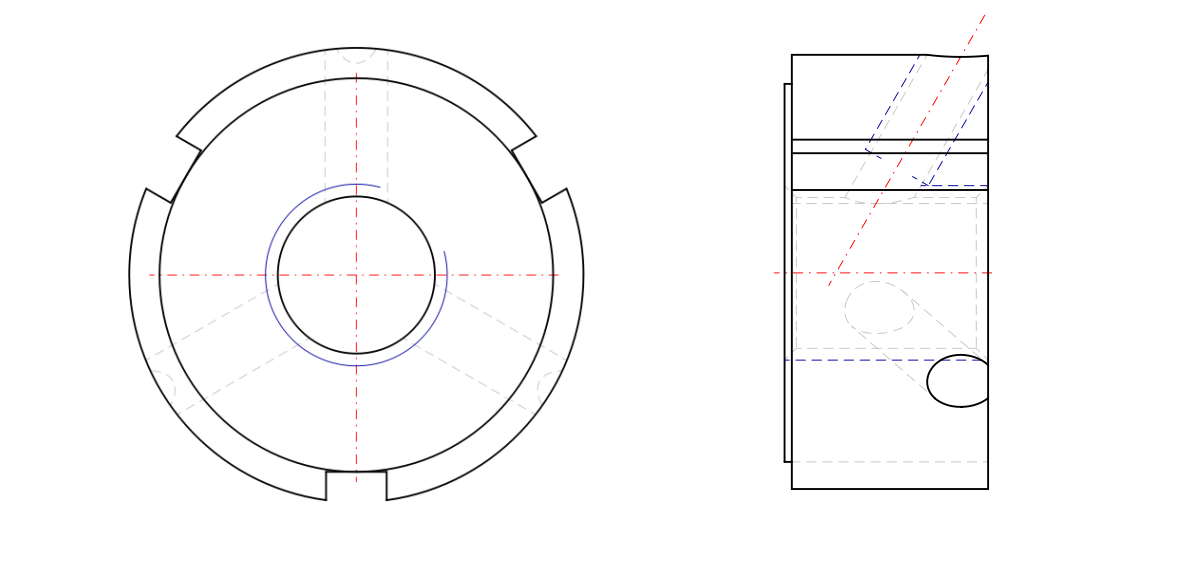
#> input picture bearing.png, 1180 x 567 px
$ python main.py
#> lines starting #> are read from the running program, lines starting #| are printed output that depends on the picture; after the words box and inside, x2 and y2 are one past the last pixel; in counts of white or black regions, pixels touching at a corner belong together
### preprocessing.py
import cv2
import numpy as np

def create_primitives_list(circles, arcs, lines):
    primitives = []

    for x, y, r in circles:
        primitives.append({
            "type": "CIRCLE",
            "center": (x, y),
            "radius": r
        })

    for x, y, r, start, end in arcs:
        primitives.append({
            "type": "ARC",
            "center": (x, y),
            "radius": r,
            "start_angle": start,
            "end_angle": end
        })

    if lines is not None:
        for line in lines:
            x1, y1, x2, y2 = map(int, line)
            primitives.append({
                "type": "LINE",
                "start": (x1, y1),
                "end": (x2, y2)
            })

    return primitives

def preprocess_and_extract_proj(image_path, output_prefix="proj"):
    img = cv2.imread(image_path, cv2.IMREAD_GRAYSCALE)
    if img is None:
        raise ValueError(f"Не удалось загрузить изображение: {image_path}")

    img_blur = cv2.GaussianBlur(img, (7, 7), sigmaX=2.0)
    _, img_bin = cv2.threshold(img_blur, 200, 255, cv2.THRESH_BINARY_INV)

    contours, _ = cv2.findContours(img_bin, cv2.RETR_EXTERNAL, cv2.CHAIN_APPROX_SIMPLE)
    contours = sorted(contours, key=cv2.contourArea, reverse=True)

    results = []
    padding = 10
    for i, contour in enumerate(contours[:2]):
        x, y, w, h = cv2.boundingRect(contour)

        if w <= 0 or h <= 0:
            continue

        x1 = max(x - padding, 0)
        y1 = max(y - padding, 0)
        x2 = min(x + w + padding, img.shape[1])
        y2 = min(y + h + padding, img.shape[0])

        if y1 >= y2 or x1 >= x2:
            continue

        cropped = img_bin[y1:y2, x1:x2]
        if cropped.size == 0:
            continue

        output_path = f"{output_prefix}{i}.png"
        cv2.imwrite(output_path, cropped)
        results.append(output_path)

    return results

def find_primitives_on_proj(image_path, center_tolerance=5.0, num_points=360, area_threshold=50.0):
    img_bin = cv2.imread(image_path, cv2.IMREAD_GRAYSCALE)
    if img_bin is None:
        raise ValueError(f"Не удалось загрузить изображение: {image_path}")
    if len(np.unique(img_bin)) > 2:
        _, img_bin = cv2.threshold(img_bin, 200, 255, cv2.THRESH_BINARY_INV)

    cnts, _ = cv2.findContours(img_bin, cv2.RETR_TREE, cv2.CHAIN_APPROX_SIMPLE)
    potential_circles = []
    filtered_contours = []

    for c in cnts:
        area = cv2.contourArea(c)
        if area > area_threshold:
            filtered_contours.append(c)
            peri = cv2.arcLength(c, True)
            approx = cv2.approxPolyDP(c, 0.04 * peri, True)
            if len(approx) > 5:
                (x, y), r = cv2.minEnclosingCircle(c)
                potential_circles.append((x, y, r))

    if potential_circles:
        centers = np.array([(x, y) for x, y, _ in potential_circles])
        mean_center = np.mean(centers, axis=0)
        valid_circles = [(x, y, r) for x, y, r in potential_circles
                        if np.sqrt((x - mean_center[0])**2 + (y - mean_center[1])**2) < center_tolerance]
    else:
        valid_circles = []

    full_circles = []
    arcs_list = []
    for x, y, r in valid_circles:
        angles = np.linspace(0, 360, num_points, endpoint=False)
        points = [(int(x + r * np.cos(np.radians(angle))), int(y + r * np.sin(np.radians(angle))), angle) for angle in angles]
        points = [(px, py, angle) for px, py, angle in points
                  if 0 <= px < img_bin.shape[1] and 0 <= py < img_bin.shape[0]]

        pixel_values = []
        for px, py, angle in points:
            patch = img_bin[max(0, py-2):min(img_bin.shape[0], py+3),
                           max(0, px-2):min(img_bin.shape[1], px+3)]
            is_zero = np.all(patch == 0)
            pixel_values.append((angle, is_zero))

        arcs = []
        current_start = None
        has_gaps = False
        for i, (angle, is_zero) in enumerate(pixel_values):
            if not is_zero:
                if current_start is None:
                    current_start = angle
            else:
                has_gaps = True
                if current_start is not None:
                    prev_angle = pixel_values[i-1][0] if i > 0 else pixel_values[-1][0]
                    arcs.append((current_start, prev_angle))
                    current_start = None

        if current_start is not None and has_gaps:
            prev_angle = pixel_values[-1][0]
            arcs.append((current_start, prev_angle))

        if not has_gaps and current_start is not None:
            full_circles.append((x, y, r))
        elif arcs:
            arcs_list.extend([(x, y, r, start, end) for start, end in arcs])

    unique_radii = set()
    filtered_full_circles = []
    for x, y, r in full_circles:
        is_unique = True
        for existing_r in unique_radii:
            if abs(r - existing_r) <= 3.0:
                is_unique = False
                break
        if is_unique:
            unique_radii.add(r)
            filtered_full_circles.append((x, y, r))
    full_circles = filtered_full_circles

    mask = np.zeros_like(img_bin)
    for x, y, r in full_circles:
        cv2.circle(mask, (int(x), int(y)), int(r), 255, 10)
    for x, y, r, start, end in arcs_list:
        cv2.ellipse(mask, (int(x), int(y)), (int(r), int(r)), 0, start, end, 255, 10)

    img_contours = np.zeros_like(img_bin)
    cv2.drawContours(img_contours, filtered_contours, -1, 255, 1)
    img_clean = cv2.bitwise_and(img_contours, cv2.bitwise_not(mask))
    img_dilated = cv2.dilate(img_clean, np.ones((3, 3), np.uint8), iterations=1)
    lsd = cv2.createLineSegmentDetector()
    lines = lsd.detect(img_dilated)[0]
    lines = [line[0] for line in lines] if lines is not None else []

    return full_circles, arcs_list, lines

### reconstruction.py
import numpy as np

def find_rotation_axes(primitives_zy, primitives_xz, center_tolerance=10.0):
    axes_candidates = {'Z': [], 'X': []}

    # Анализ проекции XZ (ось Z)
    xz_circles = [p for p in primitives_xz if p['type'] == 'CIRCLE']
    xz_arcs = [p for p in primitives_xz if p['type'] == 'ARC']

    if xz_circles or xz_arcs:
        centers = [(p['center'][0], p['center'][1]) for p in xz_circles + xz_arcs]
        if centers:
            centers = np.array(centers)
            mean_center = np.mean(centers, axis=0)
            for p in xz_circles + xz_arcs:
                dist = np.sqrt((p['center'][0] - mean_center[0])**2 +
                            (p['center'][1] - mean_center[1])**2)
                if dist < center_tolerance:
                    axes_candidates['Z'].append({
                        'center': p['center'],
                        'radius': p['radius']
                    })

    # Анализ проекции ZY (ось X)
    zy_circles = [p for p in primitives_zy if p['type'] == 'CIRCLE']
    zy_arcs = [p for p in primitives_zy if p['type'] == 'ARC']

    if zy_circles or zy_arcs:
        centers = [(p['center'][0], p['center'][1]) for p in zy_circles + zy_arcs]
        if centers:
            centers = np.array(centers)
            mean_center = np.mean(centers, axis=0)
            for p in zy_circles + zy_arcs:
                dist = np.sqrt((p['center'][0] - mean_center[0])**2 +
                            (p['center'][1] - mean_center[1])**2)
                if dist < center_tolerance:
                    axes_candidates['X'].append({
                        'center': p['center'],
                        'radius': p['radius']
                    })

    return axes_candidates

def match_primitives(primitives_zy, primitives_xz, axes_candidates, radius_tolerance=10.0, coord_tolerance=10.0):
    matches = []

    for circle in axes_candidates['Z']:
        circle_center = circle['center']
        circle_radius = circle['radius']

        profile_primitives = []
        for prim in primitives_zy:
            if prim['type'] == 'LINE':
                x1, y1 = prim['start']
                x2, y2 = prim['end']
                dist1 = abs(x1 - circle_center[0])
                dist2 = abs(x2 - circle_center[0])
                if (abs(dist1 - circle_radius) < radius_tolerance or
                    abs(dist2 - circle_radius) < radius_tolerance):
                    if abs(y1 - circle_center[1]) < coord_tolerance or \
                       abs(y2 - circle_center[1]) < coord_tolerance:
                        profile_primitives.append(prim)
            elif prim['type'] == 'ARC':
                arc_center_x = prim['center'][0]
                arc_radius = prim['radius']
                if abs(arc_center_x - circle_center[0]) < coord_tolerance and \
                   abs(arc_radius - circle_radius) < radius_tolerance:
                    profile_primitives.append(prim)

        if profile_primitives:
            matches.append({
                'axis': 'Z',
                'circle': circle,
                'profile': profile_primitives
            })

    for circle in axes_candidates['X']:
        circle_center = circle['center']
        circle_radius = circle['radius']

        profile_primitives = []
        for prim in primitives_xz:
            if prim['type'] == 'LINE':
                x1, y1 = prim['start']
                x2, y2 = prim['end']
                dist1 = abs(y1 - circle_center[1])
                dist2 = abs(y2 - circle_center[1])
                if (abs(dist1 - circle_radius) < radius_tolerance or
                    abs(dist2 - circle_radius) < radius_tolerance):
                    if abs(x1 - circle_center[0]) < coord_tolerance or \
                       abs(x2 - circle_center[0]) < coord_tolerance:
                        profile_primitives.append(prim)
            elif prim['type'] == 'ARC':
                arc_center_y = prim['center'][1]
                arc_radius = prim['radius']
                if abs(arc_center_y - circle_center[1]) < coord_tolerance and \
                   abs(arc_radius - circle_radius) < radius_tolerance:
                    profile_primitives.append(prim)

        if profile_primitives:
            matches.append({
                'axis': 'X',
                'circle': circle,
                'profile': profile_primitives
            })

    return matches

def reconstruct_solids(matches):
    solids = []

    for match in matches:
        axis = match['axis']
        circle = match['circle']
        profile = match['profile']

        center = circle['center']
        radius = circle['radius']

        if not profile:
            continue

        if axis == 'Z':
            min_y = float('inf')
            max_y = float('-inf')
            for prim in profile:
                if prim['type'] == 'LINE':
                    y1, y2 = prim['start'][1], prim['end'][1]
                    min_y = min(min_y, y1, y2)
                    max_y = max(max_y, y1, y2)
                elif prim['type'] == 'ARC':
                    y_center = prim['center'][1]
                    r_arc = prim['radius']
                    min_y = min(min_y, y_center - r_arc)
                    max_y = max(max_y, y_center + r_arc)

            if min_y == float('inf') or max_y == float('-inf'):
                continue

            height = max_y - min_y
            solid = {
                'type': 'CYLINDER',
                'axis': 'Z',
                'center': (center[0], 0, min_y + height / 2),
                'radius': radius,
                'height': height
            }
            solids.append(solid)

        elif axis == 'X':
            min_x = float('inf')
            max_x = float('-inf')
            for prim in profile:
                if prim['type'] == 'LINE':
                    x1, x2 = prim['start'][0], prim['end'][0]
                    min_x = min(min_x, x1, x2)
                    max_x = max(max_x, x1, x2)
                elif prim['type'] == 'ARC':
                    x_center = prim['center'][0]
                    r_arc = prim['radius']
                    min_x = min(min_x, x_center - r_arc)
                    max_x = max(max_x, x_center + r_arc)

            if min_x == float('inf') or max_x == float('-inf'):
                continue

            height = max_x - min_x
            solid = {
                'type': 'CYLINDER',
                'axis': 'X',
                'center': (min_x + height / 2, center[1], 0),
                'radius': radius,
                'height': height
            }
            solids.append(solid)

    return solids

def handle_interactions(solids, overlap_tolerance=10.0):
    final_solids = []
    processed = set()

    for i, solid1 in enumerate(solids):
        if i in processed:
            continue

        solid1_axis = solid1['axis']
        solid1_center = solid1['center']
        solid1_radius = solid1['radius']
        solid1_height = solid1['height']

        if solid1_axis == 'Z':
            z_min = solid1_center[2] - solid1_height / 2
            z_max = solid1_center[2] + solid1_height / 2
            x_center, y_center = solid1_center[0], solid1_center[1]
        else:
            x_min = solid1_center[0] - solid1_height / 2
            x_max = solid1_center[0] + solid1_height / 2
            y_center, z_center = solid1_center[1], solid1_center[2]

        composite = {'type': 'COMPOSITE', 'operation': 'UNION', 'solids': [solid1]}
        for j, solid2 in enumerate(solids):
            if j == i or j in processed:
                continue

            solid2_axis = solid2['axis']
            solid2_center = solid2['center']
            solid2_radius = solid2['radius']
            solid2_height = solid2['height']

            intersect = False
            if solid1_axis == solid2_axis == 'Z':
                z_min2 = solid2_center[2] - solid2_height / 2
                z_max2 = solid2_center[2] + solid2_height / 2
                if (z_min < z_max2 + overlap_tolerance and
                    z_max > z_min2 - overlap_tolerance):
                    dist = ((solid1_center[0] - solid2_center[0])**2 +
                            (solid1_center[1] - solid2_center[1])**2)**0.5
                    if dist < solid1_radius + solid2_radius + overlap_tolerance:
                        intersect = True
            elif solid1_axis == solid2_axis == 'X':
                x_min2 = solid2_center[0] - solid2_height / 2
                x_max2 = solid2_center[0] + solid2_height / 2
                if (x_min < x_max2 + overlap_tolerance and
                    x_max > x_min2 - overlap_tolerance):
                    dist = ((solid1_center[1] - solid2_center[1])**2 +
                            (solid1_center[2] - solid2_center[2])**2)**0.5
                    if dist < solid1_radius + solid2_radius + overlap_tolerance:
                        intersect = True

            if intersect:
                if solid2_radius < solid1_radius:
                    composite['operation'] = 'SUBTRACTION'
                    composite['solids'].append(solid2)
                else:
                    composite['solids'].append(solid2)
                processed.add(j)

        if len(composite['solids']) > 1:
            final_solids.append(composite)
        else:
            final_solids.append(solid1)
        processed.add(i)

    return final_solids

### visualization.py
import open3d as o3d
import numpy as np

def create_cylinder_mesh(center, radius, height, axis='Z', resolution=20):
    mesh = o3d.geometry.TriangleMesh.create_cylinder(
        radius=radius,
        height=height,
        resolution=resolution
    )

    if axis == 'X':
        mesh.rotate([0, np.pi/2, 0], center=(0, 0, 0))
    elif axis == 'Y':
        mesh.rotate([np.pi/2, 0, 0], center=(0, 0, 0))

    mesh.translate(center)
    return mesh

def visualize_solids(solids):
    geometries = []

    for solid in solids:
        if solid['type'] == 'CYLINDER':
            mesh = create_cylinder_mesh(
                center=solid['center'],
                radius=solid['radius'],
                height=solid['height'],
                axis=solid['axis']
            )
            geometries.append(mesh)

        elif solid['type'] == 'COMPOSITE':
            base_mesh = create_cylinder_mesh(
                center=solid['solids'][0]['center'],
                radius=solid['solids'][0]['radius'],
                height=solid['solids'][0]['height'],
                axis=solid['solids'][0]['axis']
            )

            for sub_solid in solid['solids'][1:]:
                sub_mesh = create_cylinder_mesh(
                    center=sub_solid['center'],
                    radius=sub_solid['radius'],
                    height=sub_solid['height'],
                    axis=sub_solid['axis']
                )

                if solid['operation'] == 'UNION':
                    base_mesh = base_mesh + sub_mesh
                elif solid['operation'] == 'SUBTRACTION':
                    base_mesh = base_mesh - sub_mesh

            geometries.append(base_mesh)

    for mesh in geometries:
        mesh.compute_vertex_normals()
        mesh.paint_uniform_color([0.7, 0.7, 0.7])

    coord_frame = o3d.geometry.TriangleMesh.create_coordinate_frame(size=100)
    o3d.visualization.draw_geometries([coord_frame] + geometries)

### main.py
from preprocessing import preprocess_and_extract_proj, find_primitives_on_proj, create_primitives_list
from reconstruction import find_rotation_axes, match_primitives, reconstruct_solids, handle_interactions
from visualization import visualize_solids

def main():
    drawing_path = "bearing.png"  # Укажите путь к вашему чертежу

    # 1. Препроцессинг
    proj_paths = preprocess_and_extract_proj(drawing_path, "proj")
#> in preprocess_and_extract_proj, `img_blur = cv2.GaussianBlur(img, (7, 7), sigmaX=2.0)`:
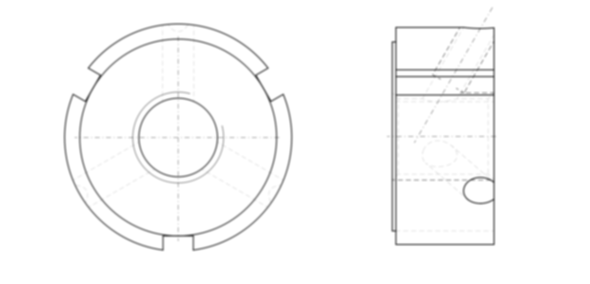
#> img_blur: shape (567, 1180) (shown at 1/2 size); min 87, max 255, mean 250.5
#> in preprocess_and_extract_proj, `_, img_bin = cv2.threshold(img_blur, 200, 255, cv2.THRESH_BINARY_INV)`:
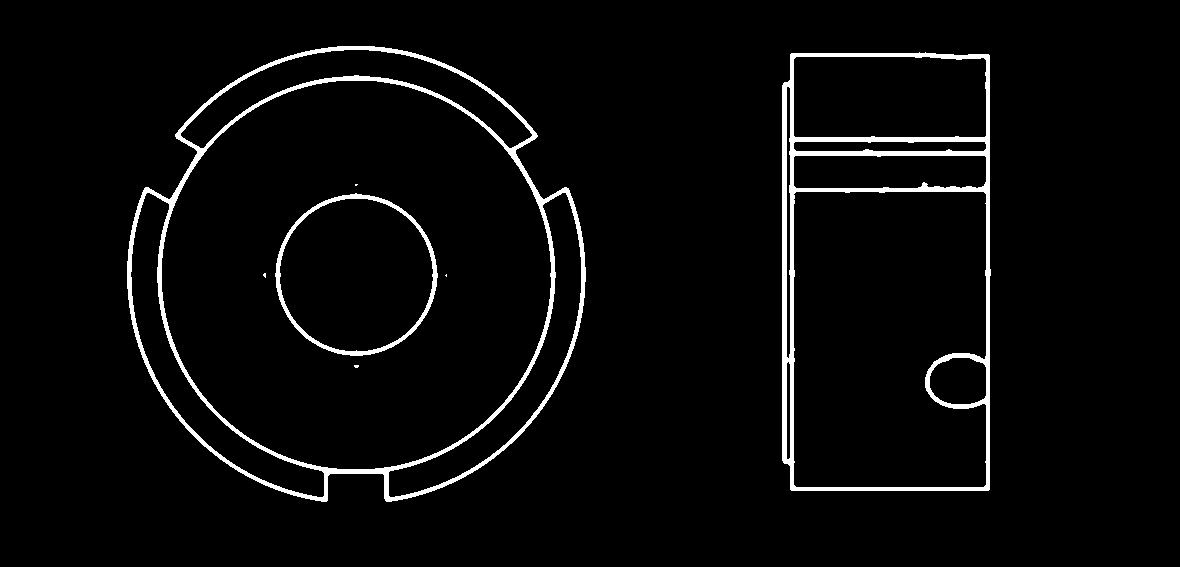
#> img_bin: shape (567, 1180); 3.6% white; 7 white regions (4 under 20 px)
#> in preprocess_and_extract_proj, `contours, _ = cv2.findContours(img_bin, cv2.RETR_EXTERNAL, cv2.CHAIN_A..`: contours = 2 contours; box (x1, y1, x2, y2) and area: (127, 46, 586, 502) 159388, (782, 52, 991, 491) 89954
#> the loop in preprocess_and_extract_proj, `for i, contour in enumerate(contours[:2]):` made 2 passes
#> (x, y, w, h, x1, y1, x2, y2) on passes 1 to 2: (127, 46, 459, 456, 117, 36, 596, 512), (782, 52, 209, 439, 772, 42, 1001, 501)
#> pass 1, in preprocess_and_extract_proj, `cropped = img_bin[y1:y2, x1:x2]`:
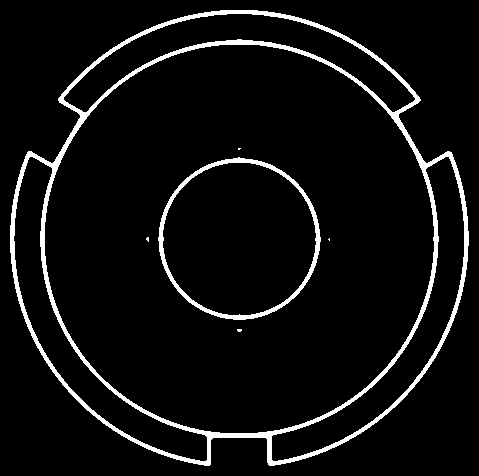
#> cropped: shape (476, 479); 6% white; 6 white regions (4 under 20 px), largest, box (x1, y1, x2, y2) and area: (10, 10, 469, 466) 11458, (158, 157, 321, 320) 2098
#> pass 2, in preprocess_and_extract_proj, `cropped = img_bin[y1:y2, x1:x2]`:
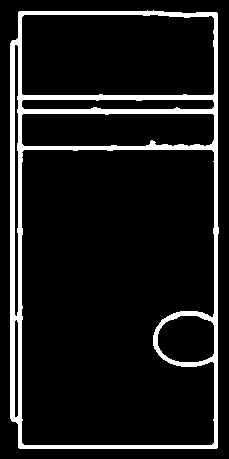
#> cropped: shape (459, 229); 10.2% white; 1 white region
#> after the loop in preprocess_and_extract_proj, `for i, contour in enumerate(contours[:2]):`: results = ['proj0.png', 'proj1.png']
#> proj_paths = ['proj0.png', 'proj1.png']
    zy_path = proj_paths[1]
#> zy_path = 'proj1.png'
    xz_path = proj_paths[0]
#> xz_path = 'proj0.png'

    # 2. Поиск примитивов
    circles_zy, arcs_zy, lines_zy = find_primitives_on_proj(zy_path)
#> in find_primitives_on_proj, `cnts, _ = cv2.findContours(img_bin, cv2.RETR_TREE, cv2.CHAIN_APPROX_SI..`: cnts = 8 contours; box (x1, y1, x2, y2) and area: (10, 10, 219, 449) 89954, (21, 149, 215, 446) 54196, (21, 14, 215, 96) 15492, (21, 113, 215, 147) 6235, (157, 315, 215, 363) 2281, (21, 99, 215, 110) 1885, (14, 44, 19, 317) 1058, (14, 319, 19, 418) 384
#> the loop in find_primitives_on_proj, `for c in cnts:` made 8 passes
#> (area, peri, x, y, r) on passes 3 to 4: (2281, 181.1, 187, 339, 30.56), (54195.5, 1095.4, 117.5, 297, 175.1)
#> after the loop in find_primitives_on_proj, `for c in cnts:`: filtered_contours has the same summary as cnts; potential_circles = [(187, 339, 30.56), (117.5, 297, 175.1)]
#> in find_primitives_on_proj, `centers = np.array([(x, y) for x, y, _ in potential_circles])`: centers = [[187, 339], [117.5, 297]]
#> in find_primitives_on_proj, `mean_center = np.mean(centers, axis=0)`: mean_center = [152.2, 318]
#> in find_primitives_on_proj, `valid_circles = [(x, y, r) for x, y, r in potential_circles if np.sqrt..`: valid_circles = []
#> after the loop in find_primitives_on_proj, `for x, y, r in full_circles:`: unique_radii = 0 items
#> in find_primitives_on_proj, `cv2.drawContours(img_contours, filtered_contours, -1, 255, 1)`:
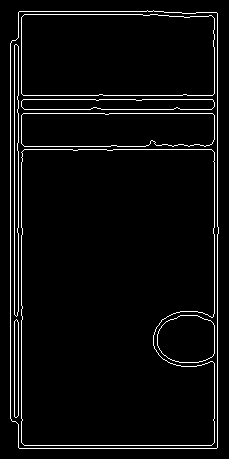
#> img_contours: shape (459, 229); 4.4% white in thin lines or dots, all inside (x1, y1, x2, y2) = (10, 10, 219, 449)
#> in find_primitives_on_proj, `lines = lsd.detect(img_dilated)[0]`: lines = 85 rows, first 6: [190.5, 11.36, 153, 8.98], [108.1, 144.4, 25.62, 144.4], [146.9, 144.3, 109.4, 143.8], [218.3, 446.9, 218.4, 11.87], [144.4, 9.38, 18.12, 9.37], [24.37, 114.4, 108.1, 114.7]
#> (the rest of the program and of its run is left out)
